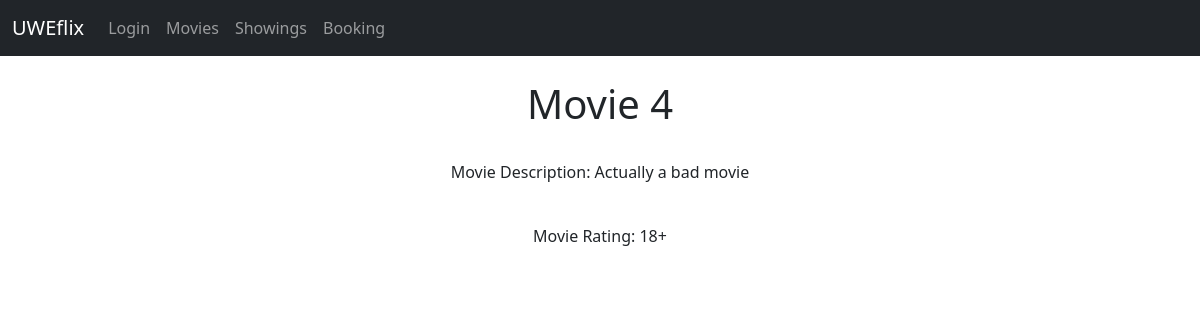
Page /show_movie/8 on the committed database.
### UWEflix_Website/models.py (models this page shows)
class Movie(models.Model):
    movie_name = models.CharField(max_length = 200)
    description = models.CharField(max_length = 500)
    rating= models.CharField(max_length = 3)
    def __str__(self):
        return self.movie_name

### UWEflix_Website/views.py (the view)
# urls.py: path('show_movie/<movie_id>', views.show_movie, name='show-movie'),
def show_movie(request, movie_id):
    movie = Movie.objects.get(pk=movie_id)
    return render(request, 'show_movie.html', {'movie': movie})

### UWEflix_Website/templates/show_movie.html (shortened to what this page needs)
{% extends 'base.html' %}
{% block content %}
<center>
<h1>{{ movie }}</h1>
    <p>Movie Description: {{ movie.description }}</p></br>
    <p>Movie Rating: {{ movie.rating }}</p></br>
{% endblock %}

### rows in the picture
Movie: movie_name "Movie 4", description "Actually a bad movie", rating "18+"
